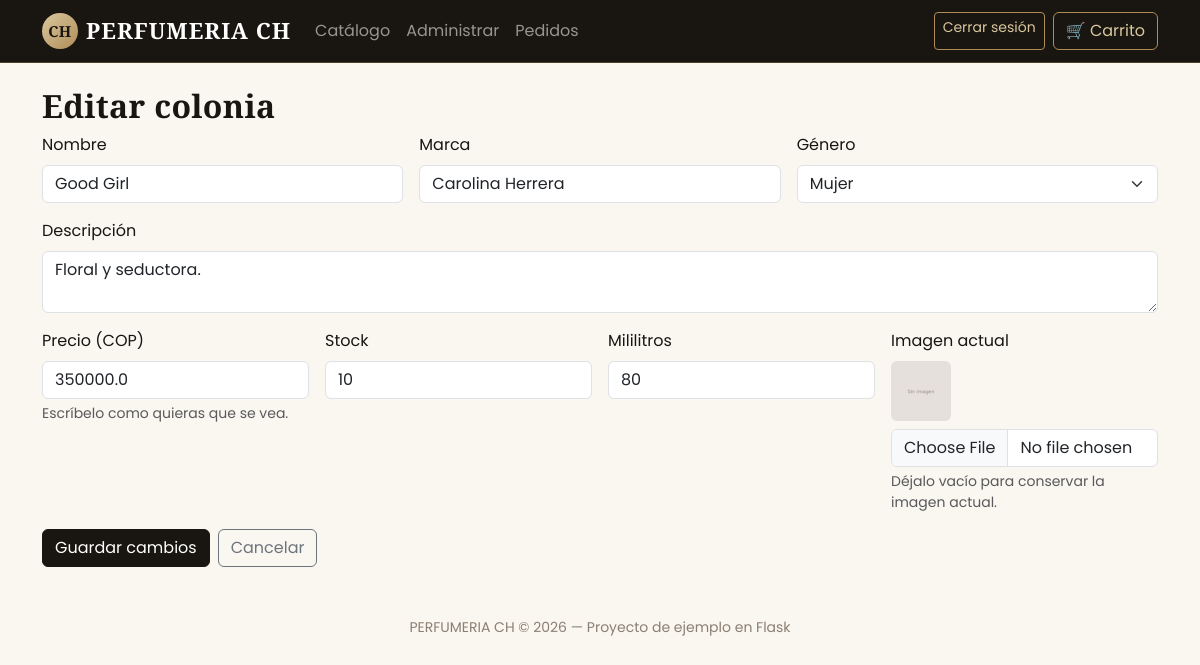
Page /admin/editar/2 (signed in) on the committed database.
### app.py (models this page shows, shortened)
class Producto(db.Model):
    id = db.Column(db.Integer, primary_key=True)
    nombre = db.Column(db.String(120), nullable=False)
    marca = db.Column(db.String(80), nullable=False)
    descripcion = db.Column(db.Text, nullable=True)
    precio = db.Column(db.Float, nullable=False)
    precio_texto = db.Column(db.String(50), nullable=True)  # el precio tal como el admin lo escribió
    stock = db.Column(db.Integer, default=0)
    imagen_url = db.Column(db.String(300), default='/static/img/sin-imagen.png')
    genero = db.Column(db.String(20), default='Unisex')  # Hombre, Mujer, Unisex
    ml = db.Column(db.Integer, default=100)

### app.py (the view, shortened to what this page needs)
@app.route('/admin/editar/<int:producto_id>', methods=['GET', 'POST'])
@login_requerido
def editar_producto(producto_id):
    producto = Producto.query.get_or_404(producto_id)
    return render_template('editar.html', p=producto)

### app.py (called while the page is built)
def login_requerido(f):
    @wraps(f)
    def decorador(*args, **kwargs):
        if not session.get('es_admin'):
            flash('Debes iniciar sesión para acceder a esa página.', 'warning')
            return redirect(url_for('login', siguiente=request.path))
        return f(*args, **kwargs)
    return decorador

### templates/editar.html (shortened to what this page needs)
{% extends 'base.html' %}
{% block contenido %}
<h2>Editar colonia</h2>
<form method="post" class="row g-3 mb-5" enctype="multipart/form-data">
    <div class="col-md-4">
        <label class="form-label">Nombre</label>
        <input type="text" name="nombre" class="form-control" value="{{ p.nombre }}" required>
    </div>
    <div class="col-md-4">
        <label class="form-label">Marca</label>
        <input type="text" name="marca" class="form-control" value="{{ p.marca }}" required>
    </div>
    <div class="col-md-4">
        <label class="form-label">Género</label>
        <select name="genero" class="form-select">
            <option {% if p.genero == 'Mujer' %}selected{% endif %}>Mujer</option>
        </select>
    </div>
    <div class="col-12">
        <label class="form-label">Descripción</label>
        <textarea name="descripcion" class="form-control">{{ p.descripcion or '' }}</textarea>
    </div>
    <div class="col-md-3">
        <label class="form-label">Precio (COP)</label>
        <input type="text" inputmode="decimal" name="precio" class="form-control" value="{{ p.precio_texto or p.precio }}" required>
        <div class="form-text">Escríbelo como quieras que se vea.</div>
    </div>
    <div class="col-md-3">
        <label class="form-label">Stock</label>
        <input type="number" name="stock" class="form-control" value="{{ p.stock }}" required>
    </div>
    <div class="col-md-3">
        <label class="form-label">Mililitros</label>
        <input type="number" name="ml" class="form-control" value="{{ p.ml }}">
    </div>
    <div class="col-md-3">
        <label class="form-label">Imagen actual</label><br>
        <img src="{{ p.imagen_url }}" width="60" height="60" style="object-fit:cover" class="rounded mb-2"><br>
        <input type="file" name="imagen" class="form-control" accept=".png,.jpg,.jpeg,.webp,.gif">
        <div class="form-text">Déjalo vacío para conservar la imagen actual.</div>
    </div>
    <div class="col-12 d-flex gap-2">
        <button class="btn btn-primary">Guardar cambios</button>
        <a href="{{ url_for('admin') }}" class="btn btn-outline-secondary">Cancelar</a>
    </div>
</form>
{% endblock %}

### static/css/style.css (style rules this page uses)
:root { --ch-marfil: #FAF6F0; --ch-carbon: #191510; --ch-dorado: #B08D57; --ch-dorado-claro: #D9C79E; --ch-burdeos: #6E2B2B; --ch-taupe: #8A7F73; --ch-borde: #E6DED2; }
body { background-color: var(--ch-marfil); font-family: 'Poppins', sans-serif; color: var(--ch-carbon); }
h1, h2, h3, h4, .navbar-brand, .display-title { font-family: 'Cormorant Garamond', serif; font-weight: 600; letter-spacing: 0.3px; }
.btn-primary { background-color: var(--ch-carbon); border-color: var(--ch-carbon); }

### rows in the picture
Producto: nombre "Good Girl", marca "Carolina Herrera", genero "Mujer", descripcion "Floral y seductora.", precio "350000.0", stock "10", ml "80", imagen_url (picture)
